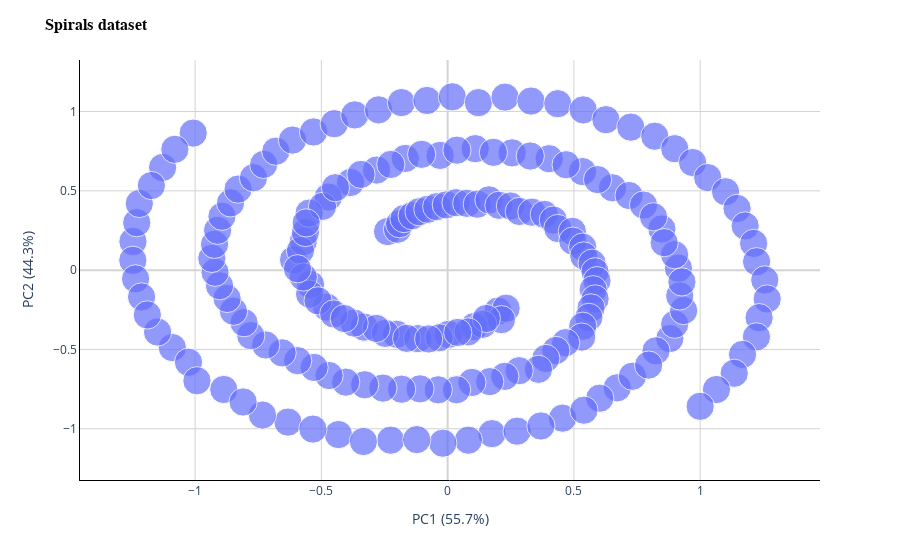

The notebook cell saved with this chart:
### Code cell
# Importamos los datos
df = pd.read_csv('data/spirals.csv')
df.columns = ['x', 'y']
df.head()

# Visualizamos los datos
plot_data(df, title='Spirals dataset')

### Figure 1 — Plotly figure (JSON) as saved in the notebook; plotly's stock layout.template omitted (floating-point values rounded to 4 significant figures; data arrays with more than 128 entries replaced by an {"elided": "..."} marker saying what was removed)
{"data": [{"hovertemplate": "x=%{x}<br>y=%{y}<br>size=%{marker.size}<extra></extra>", "legendgroup": "", "marker": {"color": "#636efa", "size": {"elided": "200 int values"}, "sizemode": "area", "sizeref": 0.0025, "symbol": "circle"}, "mode": "markers", "name": "", "orientation": "v", "showlegend": false, "type": "scatter", "x": {"elided": "200 float values"}, "xaxis": "x", "y": {"elided": "200 float values"}, "yaxis": "y"}], "layout": {"legend": {"itemsizing": "constant", "tracegroupgap": 0}, "margin": {"t": 60}, "plot_bgcolor": "white", "title": {"font": {"color": "black", "family": "Arial", "size": 16, "weight": "bold"}, "text": "Spirals dataset"}, "xaxis": {"anchor": "y", "domain": [0, 1], "gridcolor": "LightGray", "linecolor": "Black", "showgrid": true, "showline": true, "title": {"text": "PC1 (55.7%)"}, "zeroline": true, "zerolinecolor": "LightGray"}, "yaxis": {"anchor": "x", "domain": [0, 1], "gridcolor": "LightGray", "linecolor": "Black", "showgrid": true, "showline": true, "title": {"text": "PC2 (44.3%)"}, "zeroline": true, "zerolinecolor": "LightGray"}}}
